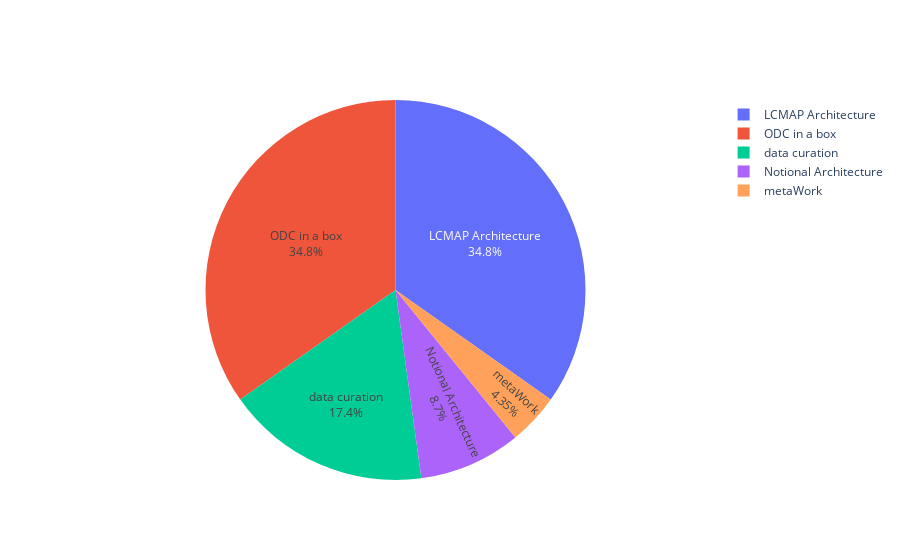

The notebook cell saved with this chart:
### Code cell
labels = ['metaWork','Notional Architecture','LCMAP Architecture','ODC in a box', 'data curation']
values = [5,10, 40, 40, 20]

layout = go.Layout(
    title="Simple Example Tony",
)
trace = go.Pie(labels=labels, values=values, textinfo='percent+label')

py.offline.iplot([trace], filename='basic_pie_chart')

### Figure 1 — Plotly figure (JSON) as saved in the notebook; plotly's stock layout.template omitted (floating-point values rounded to 4 significant figures)
{"data": [{"labels": ["metaWork", "Notional Architecture", "LCMAP Architecture", "ODC in a box", "data curation"], "textinfo": "percent+label", "type": "pie", "values": [5, 10, 40, 40, 20]}], "layout": {}}
